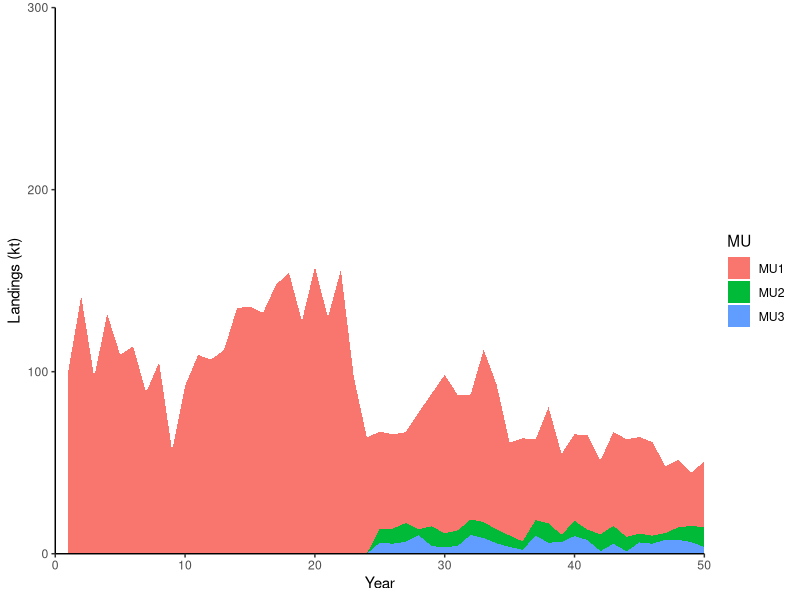
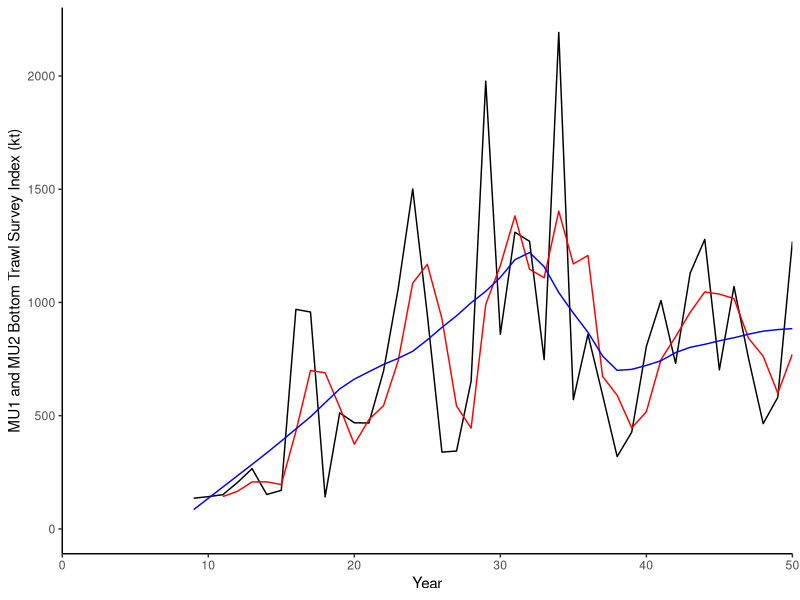
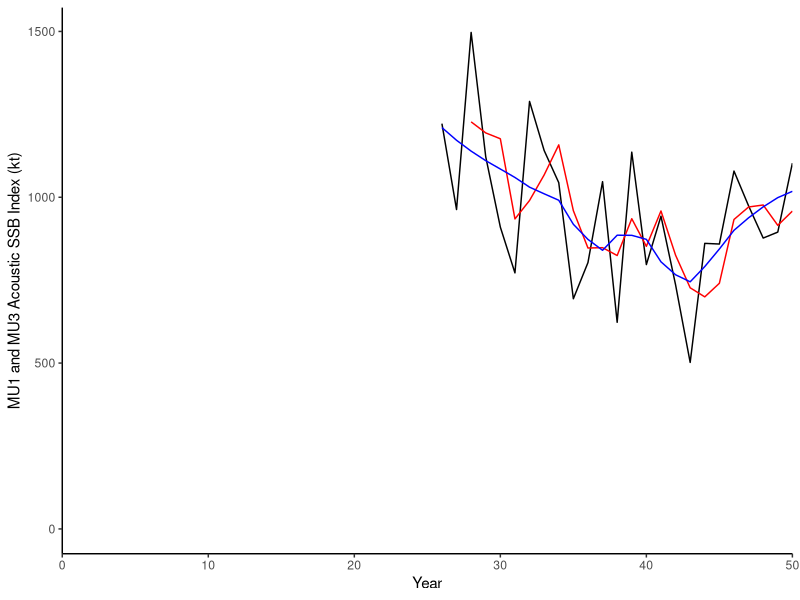
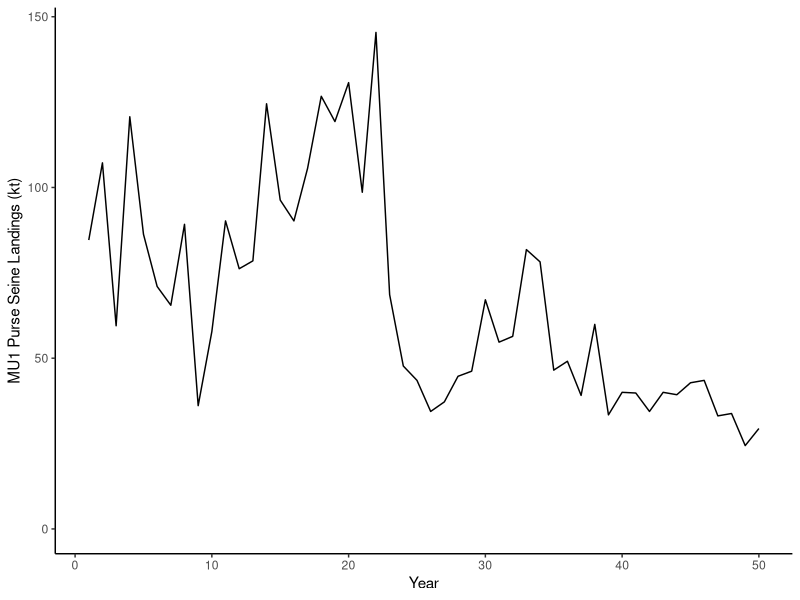
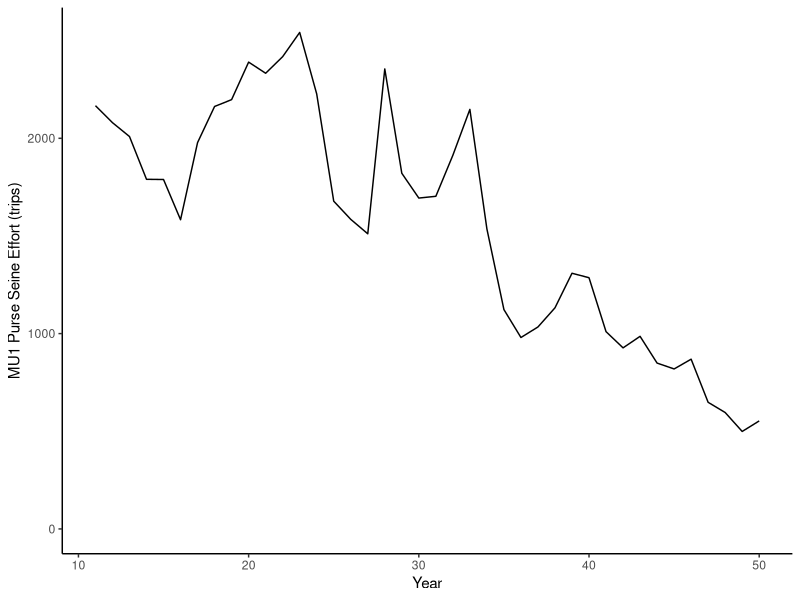
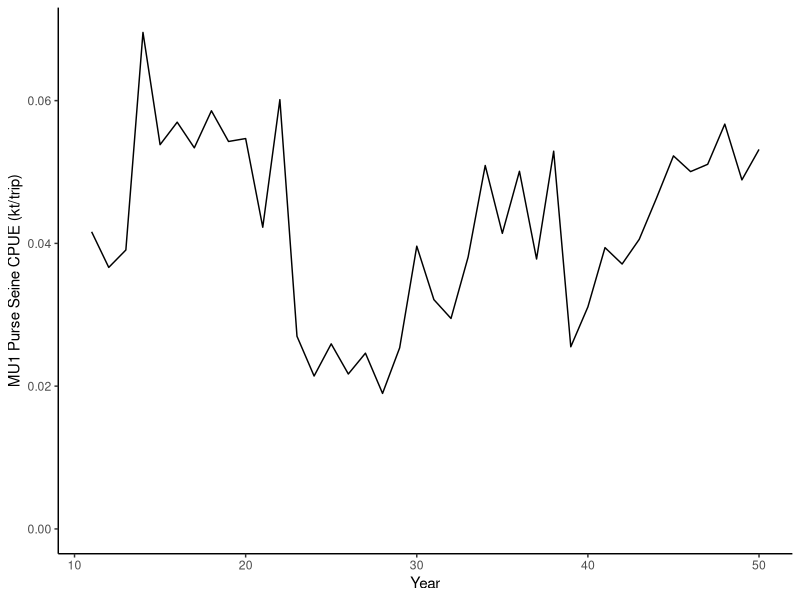
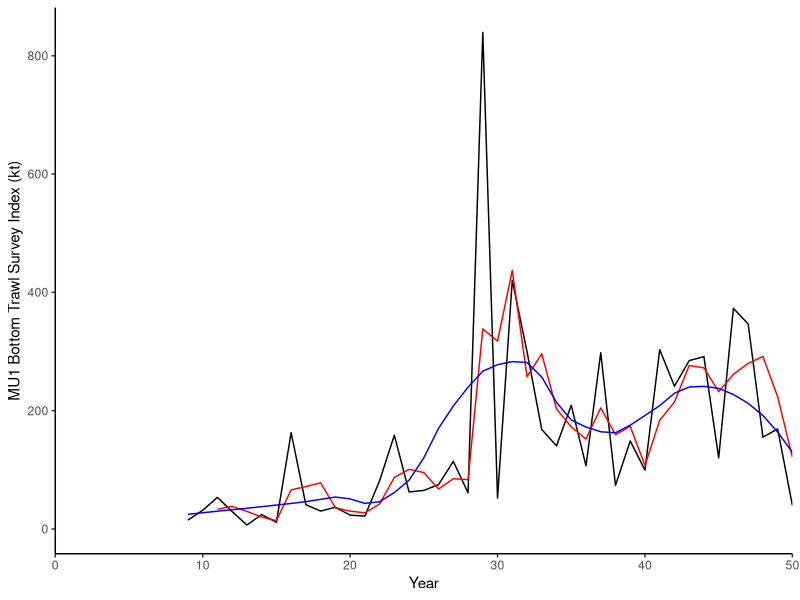
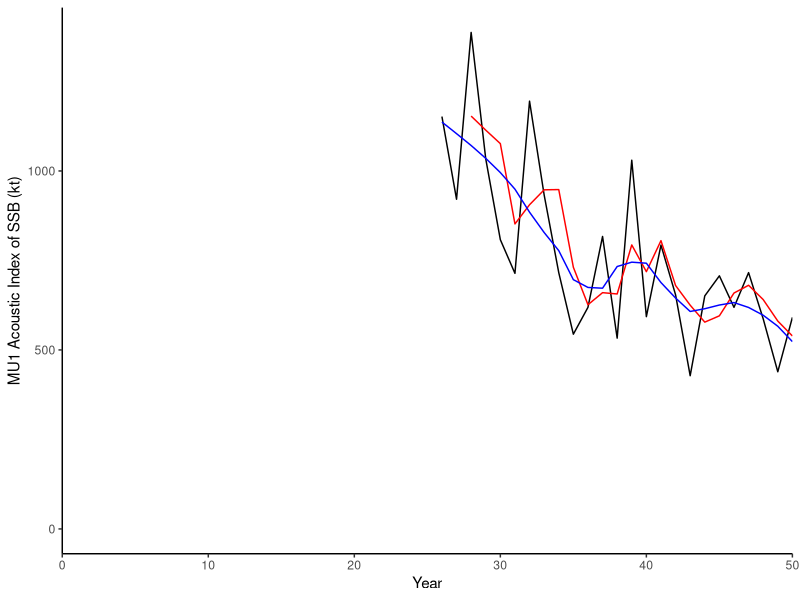

These charts were generated, in order, by the following R code:
rm(list=ls())
library(ggplot2)
L <- read.csv("Exercise 1/ex1_landings.csv")
D <- read.csv("Exercise 1/ex1_indices.csv")

head(L)
head(D)

#Calculate CPUE for purse seine fleet in SWNS/BoF
D$CPUE <- (D$PS_Catch_MU1)/D$PS_Effort

############################################################
#Plots (entire stock area)
############################################################

#landings by MU
ggplot() + geom_area(data=L, mapping=aes(y=Landings_kt,x=Year,fill=MU)) + theme_classic() + labs(x='Year', y="Landings (kt)") + scale_x_continuous(limits = c(0,50), expand = c(0, 0)) + scale_y_continuous(limits = c(0,300), expand = c(0, 0)) 

#MU1 and MU2 bottom trawl survey
D$MA_1 <- NA
D$MA_1[11:50] <- apply(cbind(D$BT_Index_MU1_2[D$Year%in%11:50],
                             D$BT_Index_MU1_2[D$Year%in%10:49],
                             D$BT_Index_MU1_2[D$Year%in%9:48]),1,mean)

#Add loess smoother (example span = 0.5)
lsmooth1 <- loess(BT_Index_MU1_2 ~ Year,data=D,span=0.5)  
D$lowess1 <- NA
D$lowess1[D$Year%in%9:50] <- predict(lsmooth1)

ggplot(D[!is.na(D$BT_Index_MU1_2),]) + geom_path(mapping=aes(y=BT_Index_MU1_2,x=Year)) + theme_classic() + labs(x="Year", y="MU1 and MU2 Bottom Trawl Survey Index (kt)") + expand_limits(y=0,x=50) +
  scale_x_continuous(limits = c(0,50), expand = c(0, 0)) +
  geom_path(data=D[!is.na(D$MA_1),],mapping=aes(y=MA_1,x=Year),color="red") +
  geom_path(data=D[!is.na(D$lowess1),],mapping=aes(y=lowess1,x=Year),color="blue") 

#MU1 and MU3 acoustic survey
D$MA_2 <- NA
D$MA_2[28:50] <- apply(cbind(D$Ac_Index_MU1_3[D$Year%in%28:50],
                             D$Ac_Index_MU1_3[D$Year%in%27:49],
                             D$Ac_Index_MU1_3[D$Year%in%26:48]),1,mean)

#Add loess smoother (example span = 0.5)
lsmooth2 <- loess(Ac_Index_MU1_3 ~ Year,data=D,span=0.5)  
D$lowess2 <- NA
D$lowess2[D$Year%in%26:50] <- predict(lsmooth2)

ggplot(D[!is.na(D$Ac_Index_MU1_3),]) + geom_path(mapping=aes(y=Ac_Index_MU1_3,x=Year)) + theme_classic() + labs(x="Year", y="MU1 and MU3 Acoustic SSB Index (kt)") + expand_limits(y=0,x=50) +
  scale_x_continuous(limits = c(0,50), expand = c(0, 0)) +
  geom_path(data=D[!is.na(D$MA_2),],mapping=aes(y=MA_2,x=Year),color="red") +
  geom_path(data=D[!is.na(D$lowess2),],mapping=aes(y=lowess2,x=Year),color="blue") 

############################################################
#Plots (MU1)
############################################################

#MU1 PS Catch
ggplot(D[!(is.na(D$PS_Catch_MU1)),],aes(y=PS_Catch_MU1,x=Year)) + geom_path() + theme_classic() + labs(x='Year', y="MU1 Purse Seine Landings (kt)") + expand_limits(y=0)

#MU1 PS Effort
ggplot(D[!(is.na(D$PS_Effort_MU1)),],aes(y=PS_Effort_MU1,x=Year)) + geom_path() +
  theme_classic() + labs(x='Year', y="MU1 Purse Seine Effort (trips)") + expand_limits(y=0)

#MU1 PS CPUE
ggplot(D[!(is.na(D$CPUE)),],aes(y=CPUE,x=Year)) + geom_path() +
  theme_classic() + labs(x='Year', y="MU1 Purse Seine CPUE (kt/trip)") + expand_limits(y=0)


#MU1  Bottom trawl survey
D$MA_3 <- NA
D$MA_3[11:50] <- apply(cbind(D$BT_Index_MU1[D$Year%in%11:50],
                             D$BT_Index_MU1[D$Year%in%10:49],
                             D$BT_Index_MU1[D$Year%in%9:48]),1,mean)

#Add loess smoother (example span = 0.5)
lsmooth3 <- loess(BT_Index_MU1 ~ Year,data=D,span=0.5)  
D$lowess3 <- NA
D$lowess3[D$Year%in%9:50] <- predict(lsmooth3)

ggplot(D[!is.na(D$BT_Index_MU1),]) + geom_path(mapping=aes(y=BT_Index_MU1,x=Year)) + theme_classic() + labs(x="Year", y="MU1 Bottom Trawl Survey Index (kt)") + expand_limits(y=0,x=50) +
  scale_x_continuous(limits = c(0,50), expand = c(0, 0)) +
  geom_path(data=D[!is.na(D$MA_3),],mapping=aes(y=MA_3,x=Year),color="red") +
  geom_path(data=D[!is.na(D$lowess3),],mapping=aes(y=lowess3,x=Year),color="blue") 

#MU1 Acoustic Survey
D$MA_4 <- NA
D$MA_4[28:50] <- apply(cbind(D$Ac_Index_MU1[D$Year%in%28:50],
                             D$Ac_Index_MU1[D$Year%in%27:49],
                             D$Ac_Index_MU1[D$Year%in%26:48]),1,mean)

#Add loess smoother (example span = 0.5)
lsmooth4 <- loess(Ac_Index_MU1 ~ Year,data=D,span=0.5)  
D$lowess4 <- NA
D$lowess4[D$Year%in%26:50] <- predict(lsmooth4)

ggplot(D[!is.na(D$Ac_Index_MU1),]) + geom_path(mapping=aes(y=Ac_Index_MU1,x=Year)) + theme_classic() + labs(x="Year", y="MU1 Acoustic Index of SSB (kt)") + expand_limits(y=0,x=50) +
  scale_x_continuous(limits = c(0,50), expand = c(0, 0)) +
  geom_path(data=D[!is.na(D$MA_4),],mapping=aes(y=MA_4,x=Year),color="red") +
  geom_path(data=D[!is.na(D$lowess4),],mapping=aes(y=lowess4,x=Year),color="blue") 